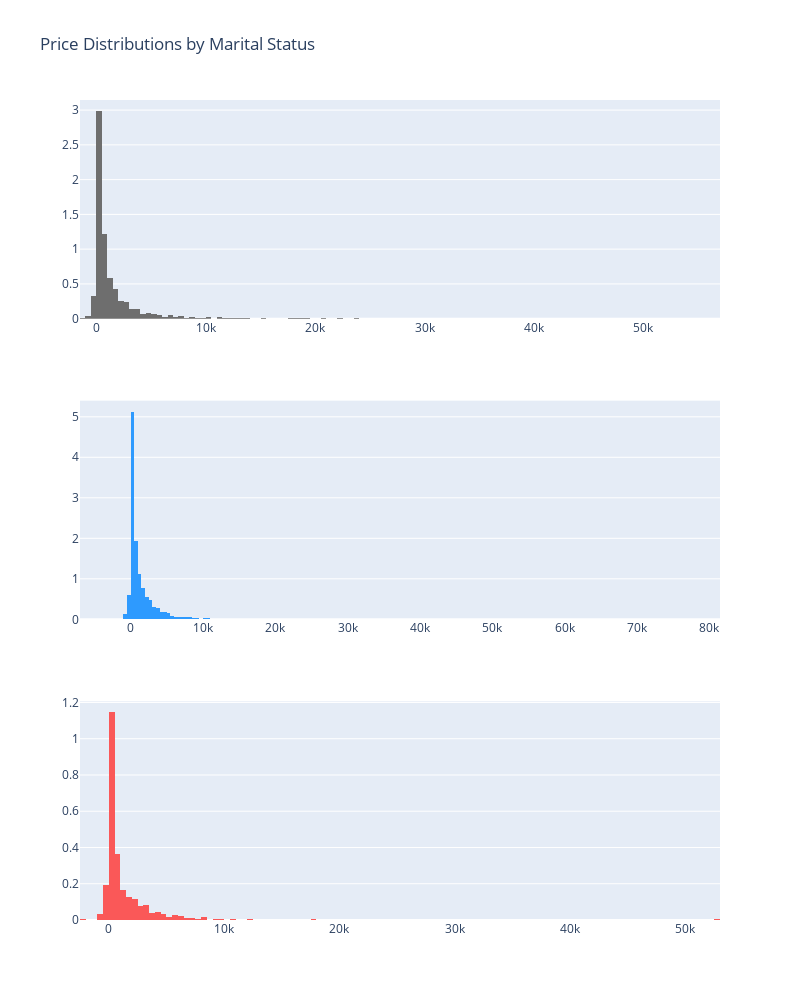

Notebook code for this chart:
### Code cell
# Distribution of Balances by Marital status
single = df['balance'].loc[df['marital'] == 'single'].values
married = df['balance'].loc[df['marital'] == 'married'].values
divorced = df['balance'].loc[df['marital'] == 'divorced'].values


single_dist = go.Histogram(
    x=single,
    histnorm='density', 
    name='single',
    marker=dict(
        color='#6E6E6E'
    )
)


married_dist = go.Histogram(
    x=married,
    histnorm='density', 
    name='married',
    marker=dict(
        color='#2E9AFE'
    )
)

divorced_dist = go.Histogram(
    x=divorced,
    histnorm='density', 
    name='divorced',
    marker=dict(
        color='#FA5858'
    )
)


fig = tools.make_subplots(rows=3, print_grid=False)

fig.append_trace(single_dist, 1, 1)
fig.append_trace(married_dist, 2, 1)
fig.append_trace(divorced_dist, 3, 1)


fig['layout'].update(showlegend=False, title="Price Distributions by Marital Status",
                    height=1000, width=800)

iplot(fig, filename='custom-sized-subplot-with-subplot-titles')

### Figure 1 — Plotly figure (JSON) as saved in the notebook; plotly's stock layout.template omitted (floating-point values rounded to 4 significant figures; data arrays with more than 128 entries replaced by an {"elided": "..."} marker saying what was removed)
{"data": [{"name": "single", "yaxis": "y", "histnorm": "density", "xaxis": "x", "marker": {"color": "#6E6E6E"}, "x": {"elided": "3499 int values"}, "type": "histogram"}, {"name": "married", "yaxis": "y2", "histnorm": "density", "xaxis": "x2", "marker": {"color": "#2E9AFE"}, "x": {"elided": "6302 int values"}, "type": "histogram"}, {"name": "divorced", "yaxis": "y3", "histnorm": "density", "xaxis": "x3", "marker": {"color": "#FA5858"}, "x": {"elided": "1291 int values"}, "type": "histogram"}], "layout": {"showlegend": false, "title": {"text": "Price Distributions by Marital Status"}, "yaxis": {"domain": [0.7333, 1], "anchor": "x"}, "xaxis3": {"domain": [0, 1], "anchor": "y3"}, "xaxis2": {"domain": [0, 1], "anchor": "y2"}, "height": 1000, "width": 800, "yaxis2": {"domain": [0.3667, 0.6333], "anchor": "x2"}, "yaxis3": {"domain": [0, 0.2667], "anchor": "x3"}, "xaxis": {"domain": [0, 1], "anchor": "y"}}}
